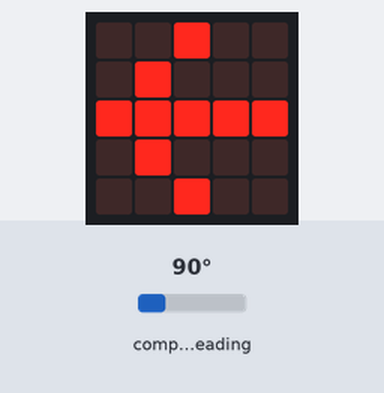
Bench run of a program on a simulated BBC micro:bit (MakeCode). Shown: the board's 5×5 LED display. Inputs (shaded band) come from the test bench; at power-on: compass heading 90°. The compass is already calibrated.

Above: at 1.2 s.
1.3 s: compass heading set to 7°
At 2.1 s:
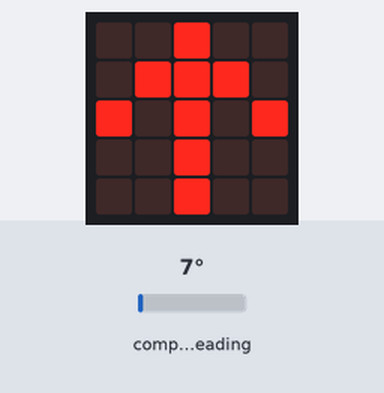
3.3 s: compass heading set to 180°
At 4.5 s:
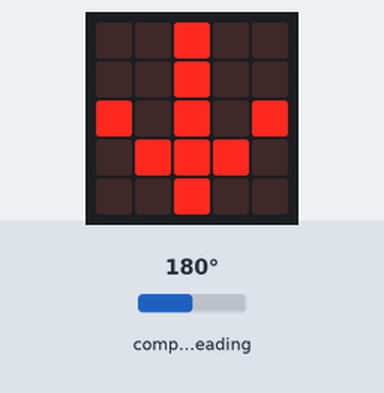
5.2 s: compass heading set to 269°
At 6.7 s:
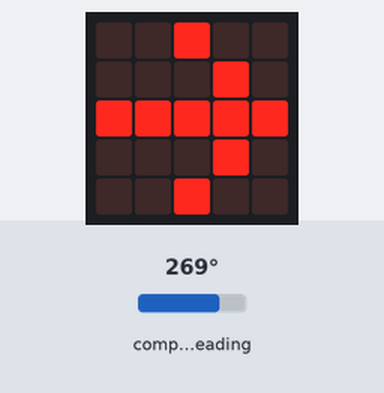
7.0 s: compass heading set to 253°
8.6 s: compass heading set to 242°
At 9.3 s:
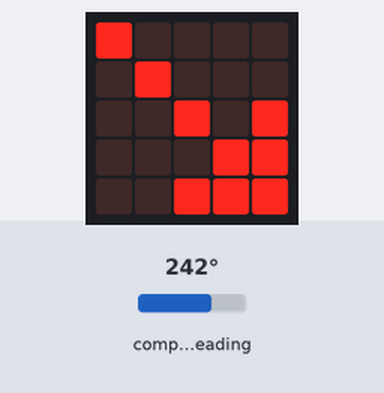
10.1 s: compass heading set to 90°
At 11.7 s:
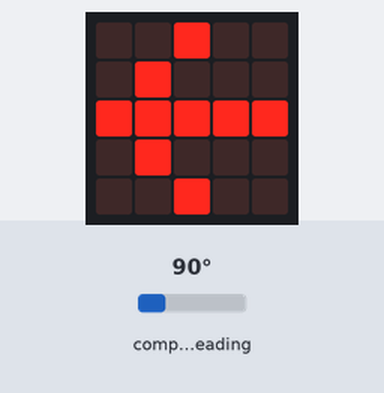
Timing chart, 0 to 13.0 s (numbered marks = the images above; inputs shaded):
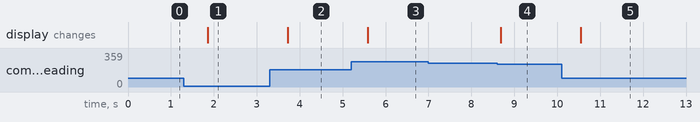

Measured:
- the behaviour switches between 248 and 247° on compass heading (found by bisection; images 3 and 4)
- after the input at 1.3 s, the display: changes after 0.56 s (image 1)
- after the input at 3.3 s, the display: changes after 0.42 s (image 2)
- after the input at 5.2 s, the display: changes after 0.38 s (image 3)
- after the input at 7.0 s, every drawn part: stays the same
- after the input at 8.6 s, the display: changes after 0.08 s (image 4)
- after the input at 10.1 s, the display: changes after 0.44 s (image 5)

The program:

main.ts
```typescript
let 方角 = 0
basic.forever(function () {
    方角 = input.compassHeading()
    if (方角 < 23) {
        basic.showArrow(ArrowNames.North)
    } else if (方角 < 68) {
        basic.showArrow(ArrowNames.NorthWest)
    } else if (方角 < 113) {
        basic.showArrow(ArrowNames.West)
    } else if (方角 < 158) {
        basic.showArrow(ArrowNames.SouthWest)
    } else if (方角 < 203) {
        basic.showArrow(ArrowNames.South)
    } else if (方角 < 248) {
        basic.showArrow(ArrowNames.SouthEast)
    } else if (方角 < 293) {
        basic.showArrow(ArrowNames.East)
    } else if (方角 < 338) {
        basic.showArrow(ArrowNames.NorthEast)
    } else {
        basic.showArrow(ArrowNames.North)
    }
})
```

test.ts
```typescript
// テストはここに来ます。このパッケージが拡張機能として使用されるときにはコンパイルされません。
```
